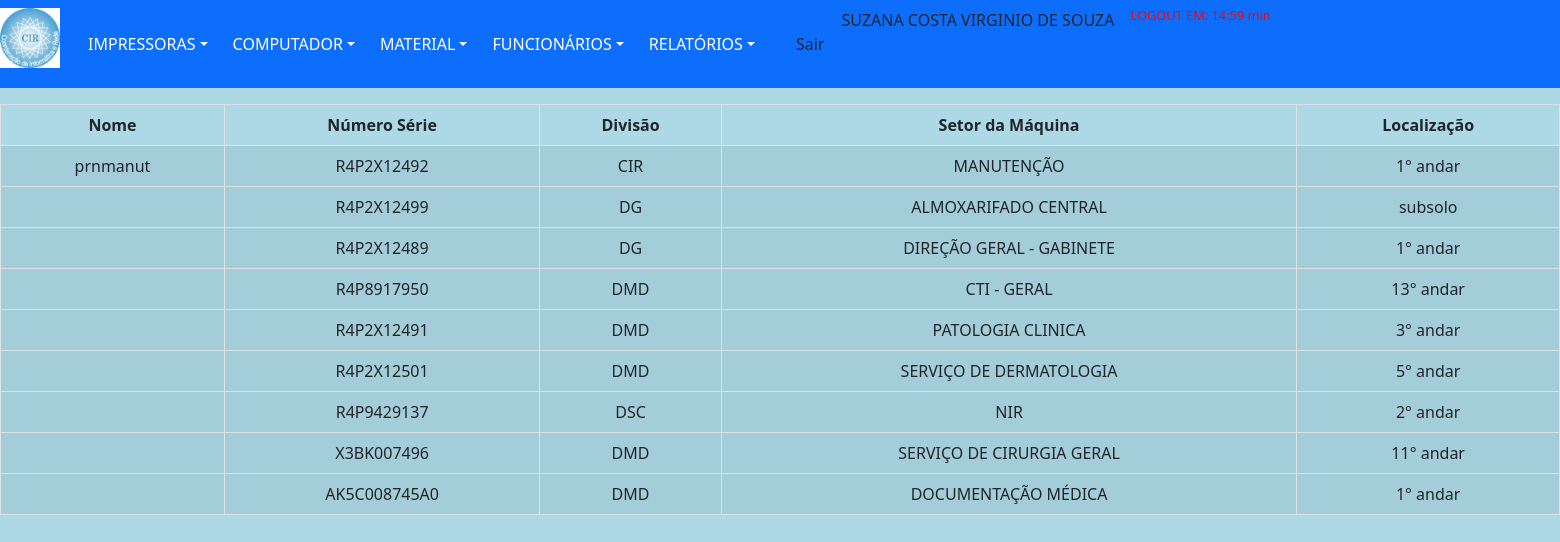
The page /old/listarImpressoras.php (signed in) on the database its author committed.
### tables this page shows
CREATE TABLE `impressoras` (
  `idImpressora` int(11) NOT NULL,
  `nomeImpressora` varchar(20) DEFAULT NULL,
  `numSerie` varchar(50) DEFAULT NULL,
  `ipImpressora` varchar(15) DEFAULT NULL,
  `macImpressora` varchar(17) DEFAULT NULL,
  `tipoToner` int(11) DEFAULT NULL,
  `statusImpressora` varchar(7) DEFAULT NULL,
  `modeloImpressora` int(11) DEFAULT NULL,
  `dataCadastro` date DEFAULT NULL,
  `respCadastro` varchar(30) DEFAULT NULL,
  `dataAltCadastro` date DEFAULT NULL,
  `respAltCadastro` varchar(30) DEFAULT NULL,
  `obsImpressora` varchar(255) DEFAULT NULL,
  `idFuncionario` int(11) DEFAULT NULL,
  `idSetor` int(11) DEFAULT NULL
);

CREATE TABLE `setor` (
  `idSetor` int(11) NOT NULL,
  `idDivisao` int(11) DEFAULT NULL,
  `localizacao` varchar(10) DEFAULT NULL,
  `ramal` varchar(4) DEFAULT NULL,
  `respSetor` varchar(30) DEFAULT NULL,
  `nomeLocal` varchar(150) DEFAULT NULL
);

CREATE TABLE `divisao` (
  `idDivisao` int(11) NOT NULL,
  `divisao` varchar(10) DEFAULT NULL
);

### dao/DAO-controleCir.php (called while the page is built, shortened)
<?php
	class ControleCirDAO
		{
            public function ListarOpcao($nomeTabela, $tipoOpcao, $valorOpcao)
                {
                    $conn = Database::connect();
                    $conn->exec('SET CHARACTER SET utf8');
                    $sql = "SELECT * FROM $nomeTabela WHERE $tipoOpcao LIKE '$valorOpcao%' ";
                    try
                        {
                            $listar = $conn->query($sql);
                            $buscar = $listar->fetchAll(PDO::FETCH_OBJ);
                            $numRows = $listar->rowCount();
                        }
                    catch (PDOException $exc)
                        {
                            $buscar = $exc->getTraceAsString();
                        }
                    return $buscar;
                }
            public function Buscalocal($idSetor)
                {
                    $conn = Database::connect();
                    $conn->exec('SET CHARACTER SET utf8');
                    $sql = "SELECT * FROM setor s, divisao d
                    WHERE s.idSetor = '$idSetor'
                    AND s.idDivisao = d.idDivisao";
                     try
                        {
                            $listar = $conn->query($sql);
                            $buscar = $listar->fetchAll(PDO::FETCH_OBJ);
                        }
                    catch (PDOException $exc)
                        {
                            $buscar = $exc->getTraceAsString();
                        }
                    return $buscar;
                }
        }
?>

### old/listarImpressoras.php (the view, shortened to what this page needs)
<?php
	include "../template/menuPrincipal.php";
?>
				<div class="line">
                    <div class="col-md-12">
						<table class="table table-striped table-bordered table-condensed">
							<thead>
								<tr>
									<th>Nome</th>
									<th>Número Série</th>
									<th>Divisão</th>
									<th>Setor da Máquina</th>
									<th>Localização</th>
								</tr>
							</thead>
							<tbody>
								<?php
									$nomeTabela = "impressoras";
									require_once '../dao/DAO-controleCir.php';
									$impAltDAO = new ControleCirDAO();
									foreach($impAltDAO-> ListarOpcao($nomeTabela, $opcao1, $valor1)  as $imp)
										{ ?>
											<tr>
												<td><?php echo $imp->nomeImpressora?></td>
												<td><?php echo $imp->numSerie ?></td>
												<td>
													<?php   $idSetor = $imp->idSetor;
															$setorDAO = new ControleCirDAO();
															foreach($setorDAO->Buscalocal($idSetor) as $Setor)
																{
																	$divisao1= $Setor->divisao;
																	$nomeLocal1 = $Setor->nomeLocal;
																	$localizacao1 = $Setor->localizacao;
																	echo $divisao1;
																}
													?>
															</td>
															<td><?php echo $nomeLocal1?></td>
															<td><?php echo $localizacao1?></td>
														<tr>
													<?php
										} ?>
							</tbody>
						</table>
					</div>
				</div>
	</body>
</html>

### template/menuPrincipal.php (shortened to what this page needs)
<!DOCTYPE html>
<html lang="pt-br">
	<head>
		<link href="../css/bootstrap.css" rel="stylesheet">
	</head>
    <body>
        <nav class="navbar navbar-dark bg-primary">
            <div class="btn-group">
                <img src="../img/cir.jpg" width=60 height=60>
                <div class="btn-group">
                    <button type="button" class="btn btn-primary dropdown-toggle" data-bs-toggle="dropdown">IMPRESSORAS</button>
                </div>
                <div class="btn-group">
                    <button type="button" class="btn btn-primary dropdown-toggle" data-bs-toggle="dropdown">COMPUTADOR</button>
                </div>
                <div class="btn-group">
                    <button type="button" class="btn btn-primary dropdown-toggle" data-bs-toggle="dropdown">MATERIAL</button>
                </div>
                <div class="btn-group">
                    <button type="button" class="btn btn-primary dropdown-toggle" data-bs-toggle="dropdown">FUNCIONÁRIOS</button>
                </div>
                <div class="btn-group">
                    <button type="button" class="btn btn-primary dropdown-toggle" data-bs-toggle="dropdown">RELATÓRIOS</button>
                </div>
                <div class="btn-group">
                    <form class="d-flex" role="search" action="../index.php" method="POST">
                        <button class="btn btn-outline-ufs" type="submit">Sair</button>
                    </form>
                </div>
                <div class="row px-md-3 col-md-12">
                    <?php
                        $html = " <h5 class='timertext px-md-3 col-md-4' style='font-size: .8rem; color:red'> LOGOUT EM: <span class='secs'></span> min </h5>";
                        echo $_SESSION["nomeFuncionario"] . "" . $html;
                    ?>
                </div>
            </div>
        </nav>

### template/menuPrincipal.php (style rules this page uses)
body { background-color: #ADD8E6; }
table, th, td { padding: 5px; text-align:center; }

### rows shown on the page
impressoras: nomeImpressora "prnmanut", numSerie "R4P2X12492", idSetor.nomeLocal "MANUTENÇÃO", idSetor.localizacao "1° andar"
setor: idDivisao.divisao "CIR"
impressoras: numSerie "R4P2X12499", idSetor.nomeLocal "ALMOXARIFADO CENTRAL", idSetor.localizacao "subsolo"
setor: idDivisao.divisao "DG"
impressoras: numSerie "R4P2X12489", idSetor.nomeLocal "DIREÇÃO GERAL - GABINETE", idSetor.localizacao "1° andar"
setor: idDivisao.divisao "DG"
impressoras: numSerie "R4P8917950", idSetor.nomeLocal "CTI - GERAL", idSetor.localizacao "13° andar"
setor: idDivisao.divisao "DMD"
impressoras: numSerie "R4P2X12491", idSetor.nomeLocal "PATOLOGIA CLINICA", idSetor.localizacao "3° andar"
setor: idDivisao.divisao "DMD"
impressoras: numSerie "R4P2X12501", idSetor.nomeLocal "SERVIÇO DE DERMATOLOGIA", idSetor.localizacao "5° andar"
setor: idDivisao.divisao "DMD"
impressoras: numSerie "R4P9429137", idSetor.nomeLocal "NIR", idSetor.localizacao "2° andar"
setor: idDivisao.divisao "DSC"
impressoras: numSerie "X3BK007496", idSetor.nomeLocal "SERVIÇO DE CIRURGIA GERAL", idSetor.localizacao "11° andar"
setor: idDivisao.divisao "DMD"
impressoras: numSerie "AK5C008745A0", idSetor.nomeLocal "DOCUMENTAÇÃO MÉDICA", idSetor.localizacao "1° andar"
setor: idDivisao.divisao "DMD"

### other values the page prints
$_SESSION["nomeFuncionario"] "SUZANA COSTA VIRGINIO DE SOUZA"
